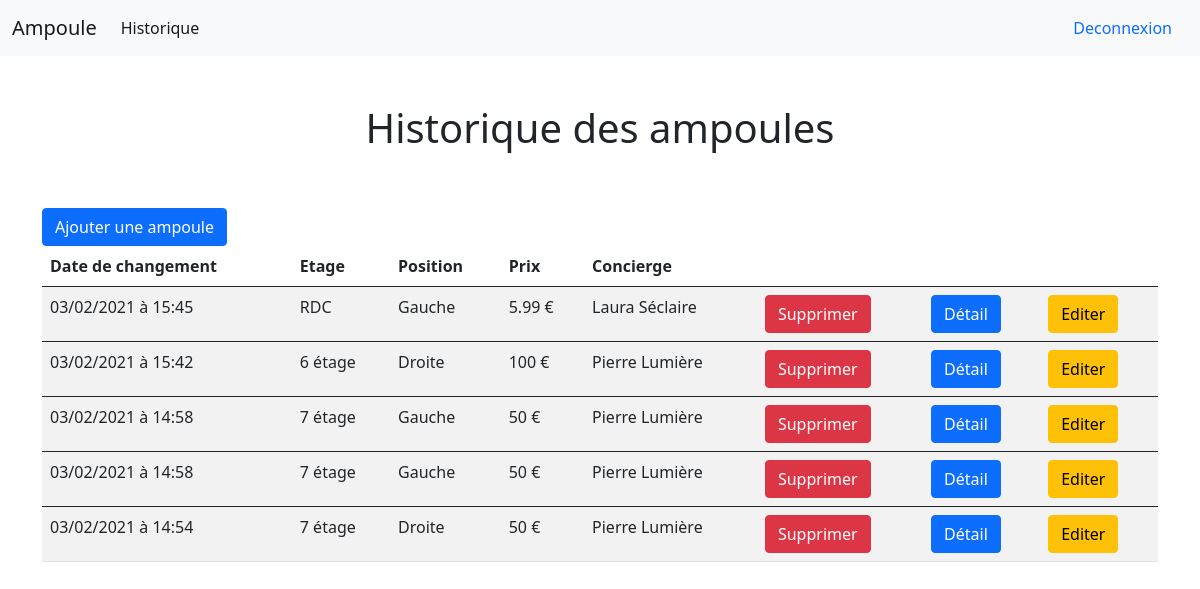
Screenshot of /historique.php (signed in) with the database file from the repository.
### tables this page shows
CREATE TABLE IF NOT EXISTS `ampoules` (
  `id_ampoule` int(11) NOT NULL AUTO_INCREMENT,
  `date_changement` datetime NOT NULL,
  `etage` varchar(250) NOT NULL,
  `position_ampoule` varchar(250) NOT NULL,
  `prix_ampoule` float NOT NULL,
  `concierge_id` int(11) NOT NULL,
  PRIMARY KEY (`id_ampoule`),
  KEY `concierge_id` (`concierge_id`)
);

CREATE TABLE IF NOT EXISTS `concierges` (
  `id_concierge` int(11) NOT NULL AUTO_INCREMENT,
  `nom_concierge` varchar(255) NOT NULL,
  `password_concierge` varchar(255) NOT NULL,
  PRIMARY KEY (`id_concierge`)
);

### historique.php (the view, shortened to what this page needs)
<?php
try{
    $user = "root";
    $pass = "";
    $bdd = new PDO("mysql:host=localhost;dbname=ecommerce;charset=utf8", $user, $pass);
    $bdd-> setAttribute(PDO:: ATTR_ERRMODE, PDO::ERRMODE_EXCEPTION);
}catch(PDOException $exception){
    die("Error : " .$exception->getMessage());
}
echo'<h1 class="text-center p-5">Historique des ampoules </h1>';
?>
<button type="button" class="btn btn-primary" data-bs-toggle="modal" data-bs-target="#ajouteProduit">
Ajouter une ampoule
</button>
<table class="table table-striped">
    <thead>
        <tr>
            <th>Date de changement</th>
            <th>Etage</th>
            <th>Position</th>
            <th>Prix</th>
            <th>Concierge</th>
            <th></th>
            <th></th>
            <th></th>
        </tr>
    </thead>
    <tbody>
    <?php
        $req = "SELECT * FROM ampoules INNER JOIN concierges ON concierges.id_concierge = ampoules.concierge_id ORDER BY date_changement DESC";
        $i = 0;
        foreach($bdd->query($req) as $row){
        $date_formater = new DateTime($row['date_changement']);
          if ($i++ == 5) break;
    ?>
    <tr>
        <td><?= $date_formater->format('d/m/Y à H:i')?></td>
        <td><?= $row['etage'] ?></td>
        <td><?= $row['position_ampoule'] ?></td>
        <td><?= $row['prix_ampoule'] ?> €</td>
        <td><?= $row['nom_concierge'] ?> </td>
<td>
    <button type="button" class="btn btn-danger" data-bs-toggle="modal" data-bs-target="#supprimeAmpoule<?= $row['id_ampoule'] ?>">
        Supprimer
    </button>
</td>
<td>
    <button type="button" class="btn btn-primary" data-bs-toggle="modal" data-bs-target="#detail<?= $row['id_ampoule'] ?>">
        Détail
    </button>
</td>
<td>
    <button type="button" class="btn btn-warning" data-bs-toggle="modal" data-bs-target="#editAmpoule<?= $row['id_ampoule'] ?>">
        Editer
    </button>
</td>
</tr>
    </tbody>
<?php
}
?>
</table>
<?php
require "template.php";

### css/styles.css (style rules this page uses)
body { background-color: rgb(204, 125, 7); }

### rows the page displays
ampoules: date_changement "03/02/2021 à 15:45", etage "RDC", position_ampoule "Gauche", prix_ampoule "5.99", concierge.nom_concierge "Laura Séclaire"
ampoules: date_changement "03/02/2021 à 15:42", etage "6 étage", position_ampoule "Droite", prix_ampoule "100", concierge.nom_concierge "Pierre Lumière"
ampoules: date_changement "03/02/2021 à 14:58", etage "7 étage", position_ampoule "Gauche", prix_ampoule "50", concierge.nom_concierge "Pierre Lumière"
ampoules: date_changement "03/02/2021 à 14:58", etage "7 étage", position_ampoule "Gauche", prix_ampoule "50", concierge.nom_concierge "Pierre Lumière"
ampoules: date_changement "03/02/2021 à 14:54", etage "7 étage", position_ampoule "Droite", prix_ampoule "50", concierge.nom_concierge "Pierre Lumière"
